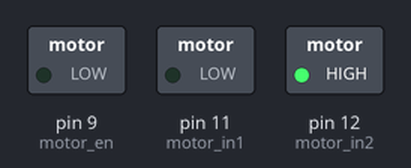
A sketch run on a simulated Arduino Uno, built with avr-gcc and run on an emulated ATmega328P. Shown: switched loads named in the sketch (green lamp = pin HIGH).

Above: at 0.05 s.
At 6.45 s:
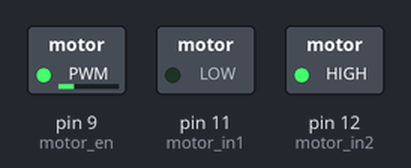
At 19.95 s:
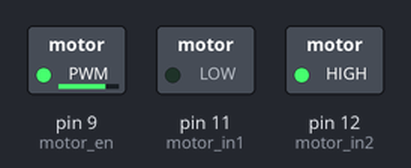
At 39.85 s:
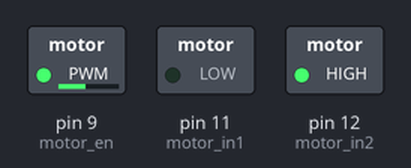
Timing chart, 0 to 40.0 s (numbered marks = the images above):
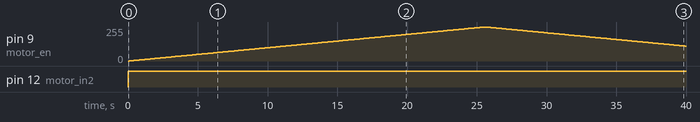

Measured:
- by itself, pin 9 (motor_en): rises from 0/255 to 255/255 in 25.4 s, then falls to 112/255 in 14.4 s
- by itself, pin 12 (motor_in2): LOW → HIGH at 0.00 s

The sketch:

arduino-l293-motor-speed-control.ino
```cpp
// Motor  connections
int motor_en = 9;
int motor_in1 = 11;
int motor_in2 = 12;

void setup() {
  // Set all the motor control pins to outputs
  pinMode(motor_en, OUTPUT);
  pinMode(motor_in1, OUTPUT);
  pinMode(motor_in2, OUTPUT);

  // Turn off motors - Initial state
  digitalWrite(motor_in1, LOW);
  digitalWrite(motor_in2, LOW);
}

void loop() {
  speedControl();
  delay(1000);

}


// This function lets you control speed of the motors
void speedControl() {
  // Turn on motors
  digitalWrite(motor_in1, LOW);
  digitalWrite(motor_in2, HIGH);

  // Accelerate from zero to maximum speed
  for (int i = 0; i < 256; i++) {
    analogWrite(motor_en, i);
    delay(100);
  }

  // Decelerate from maximum speed to zero
  for (int i = 255; i >= 0; --i) {
    analogWrite(motor_en, i);
    delay(100);
  }

  // Now turn off motors
  digitalWrite(motor_in1, LOW);
  digitalWrite(motor_in2, LOW);
}
```
